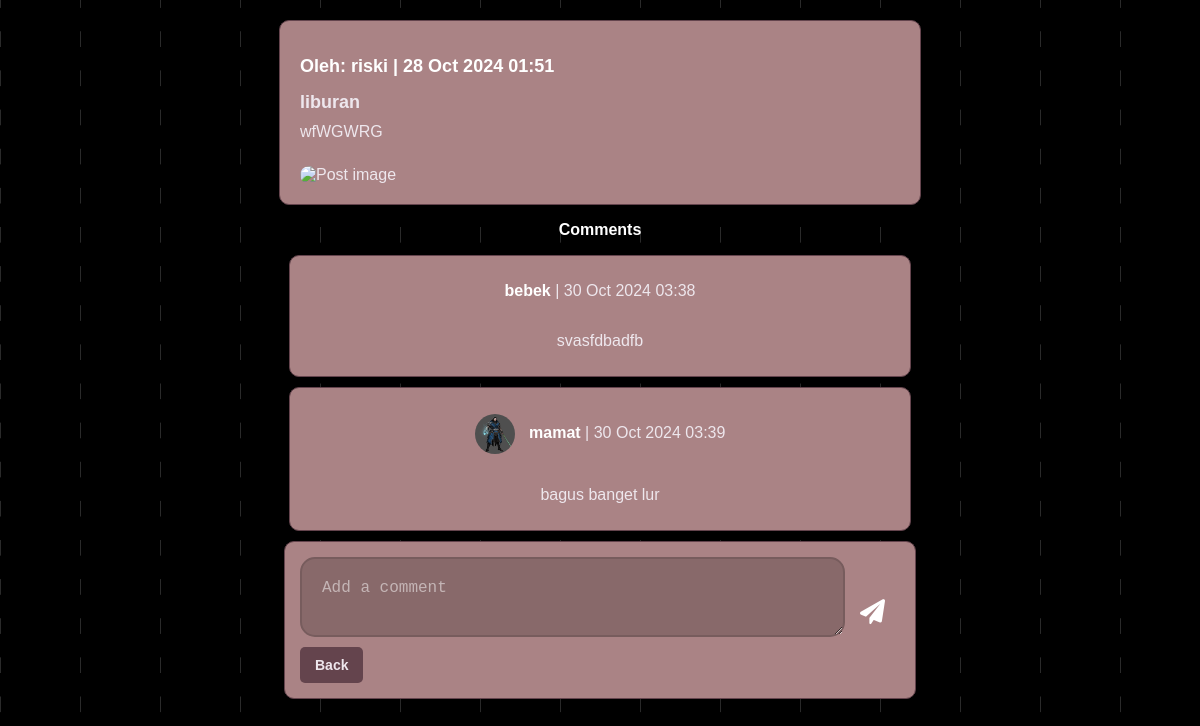
/comments.php?post_id=1 (signed in), run on the app's committed database.
### tables this page shows
CREATE TABLE `posts` (
  `id` int NOT NULL,
  `user_id` int NOT NULL,
  `title` varchar(255) NOT NULL,
  `body` text NOT NULL,
  `created_at` timestamp NULL DEFAULT CURRENT_TIMESTAMP
);

CREATE TABLE `users` (
  `id` int NOT NULL,
  `username` varchar(50) NOT NULL,
  `email` varchar(100) NOT NULL,
  `password` varchar(255) NOT NULL,
  `role` enum('user','admin') DEFAULT 'user',
  `profile_photo` varchar(255) DEFAULT NULL
);

CREATE TABLE comments (
  id int NOT NULL,
  post_id int NOT NULL,
  user_id int NOT NULL,
  comment text NOT NULL,
  created_at timestamp NULL DEFAULT CURRENT_TIMESTAMP
);

### comments.php (the view, shortened to what this page needs)
<?php
include('config.php');
$post_id = isset($_GET['post_id']) ? intval($_GET['post_id']) : 0;
$post_query = "SELECT p.*, u.username, u.profile_photo,
               (SELECT photo_path FROM photos WHERE post_id = p.id LIMIT 1) as photo
               FROM posts p
               JOIN users u ON p.user_id = u.id
               WHERE p.id = ?";
$stmt = $con->prepare($post_query);
$stmt->bind_param('i', $post_id);
$stmt->execute();
$post_result = $stmt->get_result();
$post = $post_result->fetch_assoc();
$comment_query = "SELECT c.*, u.username, u.profile_photo
                  FROM comments c
                  JOIN users u ON c.user_id = u.id
                  WHERE c.post_id = ?
                  ORDER BY c.created_at ASC";
$stmt = $con->prepare($comment_query);
$stmt->bind_param('i', $post_id);
$stmt->execute();
$comment_result = $stmt->get_result();
?>
<!DOCTYPE html>
<html>
<head>
    <link rel="stylesheet" href="https://cdnjs.cloudflare.com/ajax/libs/font-awesome/6.0.0-beta3/css/all.min.css">
    <link rel="stylesheet" href="Style/Comments.css">
</head>
<body>
    <div class="post-container">
        <h2>Oleh: <?php echo htmlspecialchars($post['username']); ?> |
        <?php echo date('d M Y H:i', strtotime($post['created_at'])); ?></h2>
        <div class="Title">
            <p>
                <?php echo htmlspecialchars($post['title']); ?>
            </p>
        </div>
        <p><?php echo nl2br(htmlspecialchars($post['body'])); ?></p>
        <?php if (!empty($post['photo'])): ?>
            <img src="<?php echo htmlspecialchars($post['photo']); ?>"
                 alt="Post image"
                 class="post-image">
        <?php endif; ?>
    </div>
    <div class="comments-section">
        <h3>Comments</h3>
        <?php if ($comment_result->num_rows > 0): ?>
            <?php while ($comment = $comment_result->fetch_assoc()): ?>
                <div class="comment" onclick="showActions(<?php echo $comment['id']; ?>)">
                    <p>
                        <?php if (!empty($comment['profile_photo'])): ?>
                            <img src="<?php echo htmlspecialchars($comment['profile_photo']); ?>"
                                 alt="Profile Photo"
                                 class="profile-photo">
                        <?php endif; ?>
                        <strong><?php echo htmlspecialchars($comment['username']); ?></strong> |
                        <?php echo date('d M Y H:i', strtotime($comment['created_at'])); ?>
                    </p>
                    <p><?php echo str_replace(array("\r\n", "\r", "\n"), '<br>', htmlspecialchars($comment['comment'])); ?></p>
                </div>
            <?php endwhile; ?>
        <?php else: ?>
            <div class="No-comment">
                <p>No comments yet</p>
            </div>
        <?php endif; ?>
    </div>
    <form method="POST" action="" class="comment-form" onclick="event.stopPropagation();">
        <div class="Comment-comment">
            <textarea name="comment" placeholder="Add a comment" required></textarea>
            <button class="button" type="submit" name="add_comment">
                <i class="fa fa-paper-plane"></i>
            </button>
        </div>
        <a href="home.php">
            <button type="button" class="btn">Back</button>
        </a>
    </form>
</body>
</html>

### Style/comments.css (style rules this page uses)
body { font-family: Arial, sans-serif; background: url(Asset/BG1.png); margin: 0; padding: 20px; color: #EEE7ED; }
.post-container { background-color: #AA8385; border: 1px solid #64444d; padding: 20px; border-radius: 10px; margin-bottom: 20px; box-shadow: 0 4px 8px rgba(0, 0, 0, 0.1); }
.post-container h2 { font-size: 18px; color: #FFFFFF; }
.post-container p { color: #EEE7ED; margin: 10px 0; }
.post-container .Title { font-size: 18px; font-weight: 600; margin-top: 10px; }
.profile-photo { width: 40px; height: 40px; border-radius: 50%; margin-right: 10px; vertical-align: middle; }
.post-image { width: 100%; height: auto; margin-top: 15px; border-radius: 10px; }
.comments-section { display: flex; flex-direction: column; align-items: center; }
.comments-section h3 { text-align: center; font-size: 16px; color: #FFFFFF; }
.comment { display: flex; flex-direction: column; width: 630px; background-color: #AA8385; border: 1px solid #64444d; border-radius: 10px; padding: 10px; margin-bottom: 10px; transition: background-color 0.2s; }
.comment p { background: #AA8385; text-align: center; color: #EEE7ED; width: 100%; }
.comment strong { color: #FFFFFF; }
.comment-form { display: flex; flex-direction: column; background-color: #AA8385; border: 1px solid #64444d; border-radius: 10px; padding: 15px; margin-top: 20px; }
.Comment-comment { display: flex; justify-content: space-between; align-items: center; }
.Comment-comment textarea { width: 93%; padding: 20px; border: none; border-radius: 15px; color: #ffffff; background-color: #88696a; border: 2px solid #775c5d; font-size: 16px; }
textarea::placeholder { color: #FFFFFF; opacity: 50%; }
.comment-form .button { align-items: center; background: none; border: none; color: #ffffff; font-size: 25px; }
.button i { color: #FFFFFF; }
.comment-form button { align-self: flex-end; padding: 10px 15px; border: none; background-color: #64444d; color: #EEE7ED; font-size: 14px; font-weight: bold; border-radius: 5px; cursor: pointer; }
a { color: #EEE7ED; text-decoration: none; font-size: 14px; margin-top: 10px; }
.post-container, .comment, .comment-form { max-width: 600px; margin: 0 auto; box-shadow: 0 4px 8px rgba(0, 0, 0, 0.1); }
.comment { margin-bottom: 10px; padding: 10px; }
.comment-form { padding: 15px; }
body { padding: 20px 0; background-color: #000000; color: #EEE7ED; }

### data on the page
posts: user.username "riski", created_at "28 Oct 2024 01:51", title "liburan", body "wfWGWRG"
comments: user.username "bebek", created_at "30 Oct 2024 03:38", comment "svasfdbadfb"
comments: user.profile_photo (picture), user.username "mamat", created_at "30 Oct 2024 03:39", comment "bagus banget lur"
